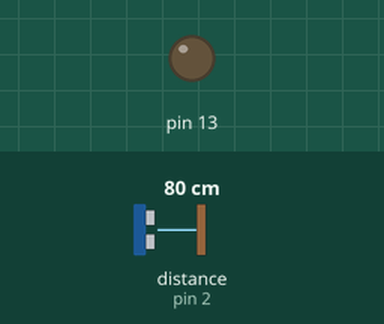
Recording of a sketch running on a simulated Arduino Uno, built with avr-gcc and run on an emulated ATmega328P. On the bench: output pins drawn as LEDs (lit = HIGH). Dashed ring = blinking. The test bench sets the inputs (shaded band); at power-on: distance to the obstacle (sensor on pin 2) 80 cm. What the sketch prints to the serial monitor is not drawn.

Above: at 1.2 s.
1.3 s: distance to the obstacle (sensor on pin 2) set to 34 cm
2.8 s: distance to the obstacle (sensor on pin 2) set to 29 cm
At 4.1 s:
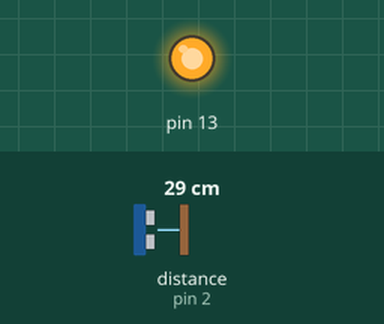
4.4 s: distance to the obstacle (sensor on pin 2) set to 17 cm
5.9 s: distance to the obstacle (sensor on pin 2) set to 14 cm
At 6.65 s:
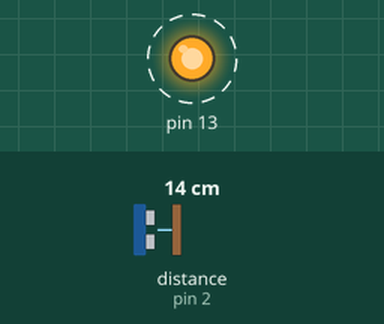
8.9 s: distance to the obstacle (sensor on pin 2) set to 18 cm
At 8.9 s:
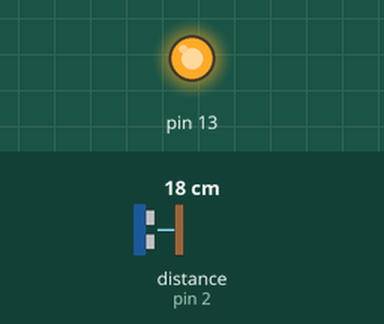
10.4 s: distance to the obstacle (sensor on pin 2) set to 2 cm
At 11.11 s:
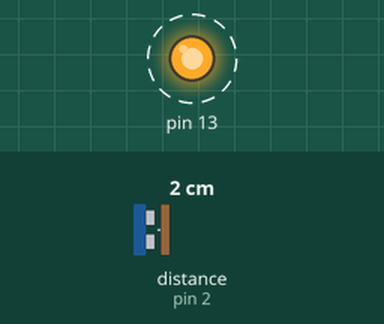
Timing chart, 0 to 14.4 s (numbered marks = the images above; inputs shaded):
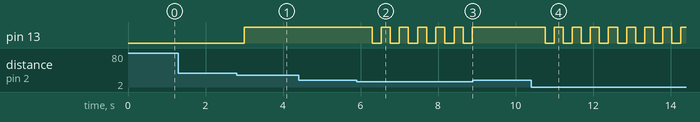

The sketch:

CH_31_05.ino
```cpp
#include <NewPing.h>

const int THRESH1 = 30;     // 1차 근접 기준
const int THRESH2 = 15;     // 2차 근접 기준

// 0 : 충돌 위험 없음, 1 : 충돌 주의(< THRESH1), 2 : 충돌 직전(< THRESH2)
byte state = 0;

unsigned long time_previous, time_current;  // 상태 2에서 LED 점멸 제어
const int INTERVAL = 200;     // LED 점멸 간격
boolean LED_state;

NewPing ultrasonic(3, 2);     // (트리거 핀, 에코 핀)

void setup() {
  Serial.begin(9600);

  pinMode(13, OUTPUT);
  digitalWrite(13, LOW);
}

void loop() {
  int distanceCM = ultrasonic.convert_cm(ultrasonic.ping_median());

  if (distanceCM <= THRESH2) {
    if (state == 1) {       // 충돌 직전 거리로 진입
      Serial.print(String(distanceCM) + "\t");
      Serial.println("* 곧 충돌합니다!!");
      state = 2;

      LED_state = HIGH;     // LED 상태 설정
      digitalWrite(13, LED_state);
      time_previous = millis();   // 마지막으로 상태가 바뀐 시간
    }
  }
  else if (distanceCM <= THRESH1) {
    if (state != 1) { // 충돌 주의 거리로 이동
      Serial.print(String(distanceCM) + "\t");
      Serial.println("* 충돌 위험이 있으니 주의하세요.");
      state = 1;

      digitalWrite(13, HIGH);   // LED 켜기
    }
  }
  else {
    if (state != 0) {       // 충돌 위험 없는 거리로 벗어남
      Serial.print(String(distanceCM) + "\t");
      Serial.println("* 총돌 위험 지역에서 벗어났습니다.");
      state = 0;

      digitalWrite(13, LOW);    // LED 끄기
    }
  }

  time_current = millis();
  // 상태 2, 즉, 아주 가까운 거리에 물체가 있을 때 점멸
  if (time_current - time_previous >= INTERVAL && state == 2) {
    LED_state = !LED_state;
    digitalWrite(13, LED_state);

    time_previous = time_current;
  }
}
```

Measured:
- the behaviour switches between 31 and 30 cm on distance to the obstacle (sensor on pin 2) (found by bisection; images 0 and 1)
- the behaviour switches between 16 and 15 cm on distance to the obstacle (sensor on pin 2) (found by bisection; images 1 and 2)
- after the input at 1.3 s, every drawn part: stays the same
- after the input at 2.8 s, pin 13: LOW → HIGH after 0.20 s
- after the input at 4.4 s, every drawn part: stays the same
- after the input at 5.9 s, pin 13: alternates HIGH for 0.23 s and LOW for 0.23 s, starting after 0.40 s
- after the input at 8.9 s, pin 13: stops changing and stays HIGH
- after the input at 10.4 s, pin 13: alternates HIGH for 0.23 s and LOW for 0.23 s, starting after 0.36 s
